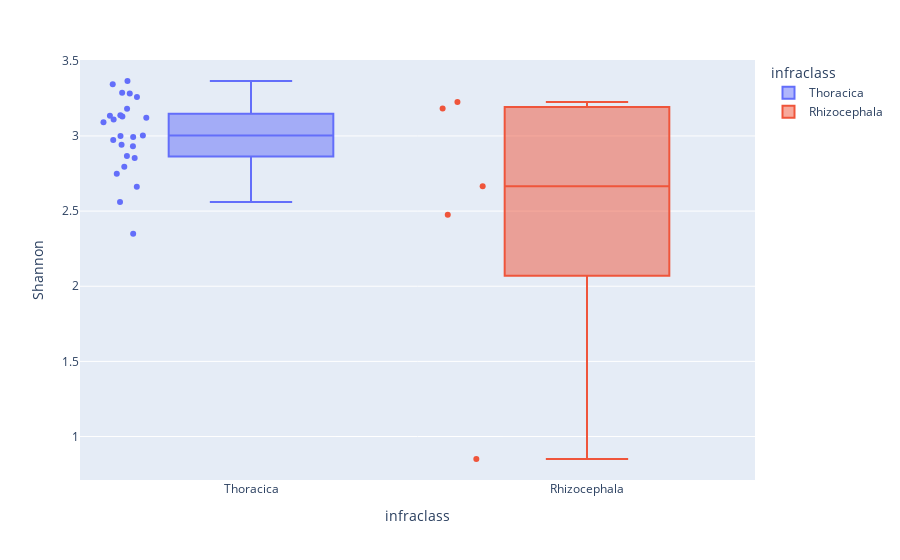

Here is the notebook cell this chart was saved with:
### Code cell
fig = px.box(viromeDF, x='infraclass', y="Shannon", color='infraclass', points='all',)
fig.show()

### Figure 1 — Plotly figure (JSON) as saved in the notebook; plotly's stock layout.template omitted (floating-point values rounded to 4 significant figures)
{"data": [{"alignmentgroup": "True", "boxpoints": "all", "hovertemplate": "infraclass=%{x}<br>Shannon=%{y}<extra></extra>", "legendgroup": "Thoracica", "marker": {"color": "#636efa"}, "name": "Thoracica", "notched": false, "offsetgroup": "Thoracica", "orientation": "v", "showlegend": true, "type": "box", "x": ["Thoracica", "Thoracica", "Thoracica", "Thoracica", "Thoracica", "Thoracica", "Thoracica", "Thoracica", "Thoracica", "Thoracica", "Thoracica", "Thoracica", "Thoracica", "Thoracica", "Thoracica", "Thoracica", "Thoracica", "Thoracica", "Thoracica", "Thoracica", "Thoracica", "Thoracica", "Thoracica", "Thoracica", "Thoracica"], "x0": " ", "xaxis": "x", "y": [2.854, 2.662, 2.561, 2.349, 2.795, 2.748, 3.137, 3.344, 3.135, 3.287, 3.122, 3.259, 2.974, 3.109, 2.932, 3.13, 3.366, 2.942, 3.003, 3.0, 3.282, 3.181, 2.994, 3.091, 2.867], "y0": " ", "yaxis": "y"}, {"alignmentgroup": "True", "boxpoints": "all", "hovertemplate": "infraclass=%{x}<br>Shannon=%{y}<extra></extra>", "legendgroup": "Rhizocephala", "marker": {"color": "#EF553B"}, "name": "Rhizocephala", "notched": false, "offsetgroup": "Rhizocephala", "orientation": "v", "showlegend": true, "type": "box", "x": ["Rhizocephala", "Rhizocephala", "Rhizocephala", "Rhizocephala", "Rhizocephala"], "x0": " ", "xaxis": "x", "y": [2.665, 3.182, 0.8505, 3.225, 2.476], "y0": " ", "yaxis": "y"}], "layout": {"boxmode": "overlay", "legend": {"title": {"text": "infraclass"}, "tracegroupgap": 0}, "margin": {"t": 60}, "xaxis": {"anchor": "y", "categoryarray": ["Thoracica", "Rhizocephala", null], "categoryorder": "array", "domain": [0, 1], "title": {"text": "infraclass"}}, "yaxis": {"anchor": "x", "domain": [0, 1], "title": {"text": "Shannon"}}}}
